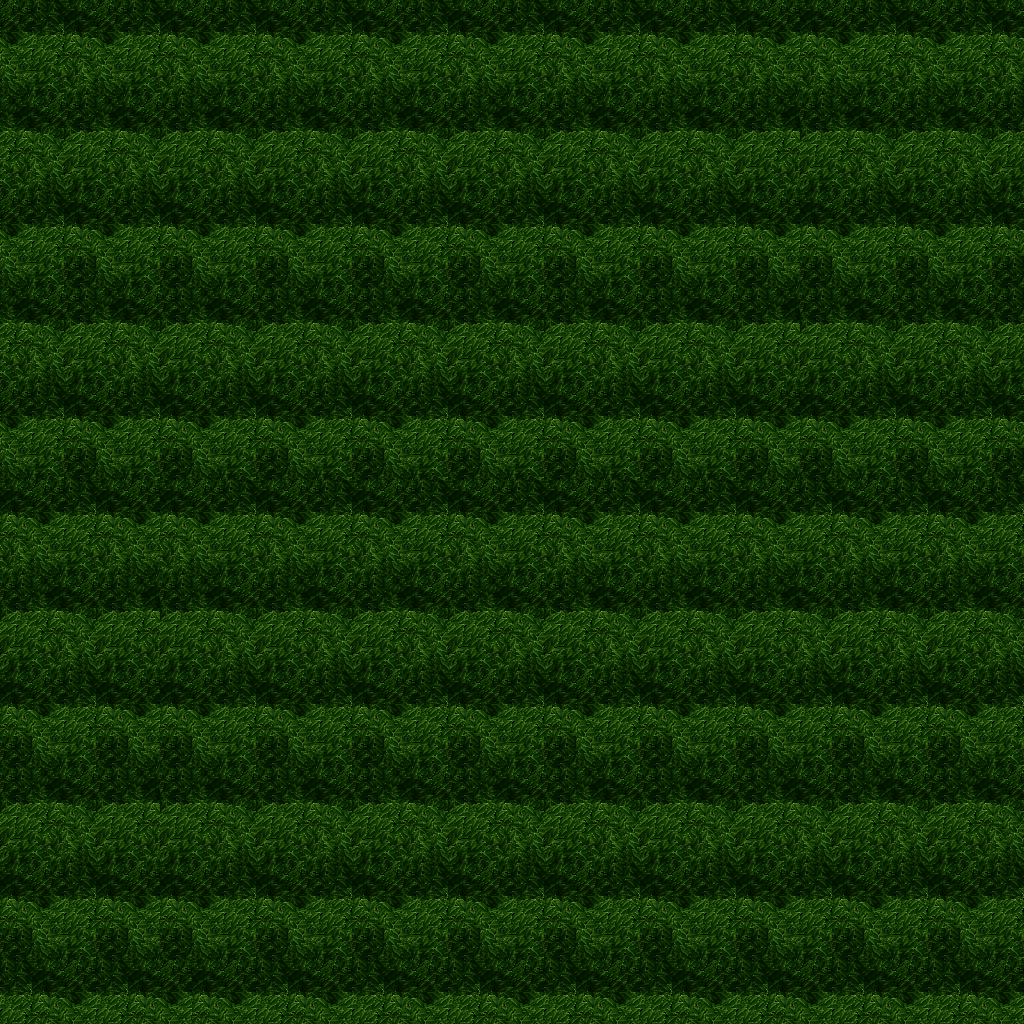

Rendered tile map (Tiled .tmx) drawn with the repository's tilesets; below, a short description and the map source with its tile grids summarised:
An orthogonal 32x32 tile map with 32x32 px tiles, 5 tile layers (Ground, Objects, Objects2, Above, ...), 1 hidden layer not drawn, 14 tilesets.

<map version="1.10" tiledversion="1.11.0" orientation="orthogonal" renderorder="right-down" width="32" height="32" tilewidth="32" tileheight="32" infinite="0" nextlayerid="11" nextobjectid="1">
 <tileset firstgid="1" name="ground_ground" tilewidth="32" tileheight="32" tilecount="33" columns="3">
  <image source="../drawable/ground_ground.png" width="96" height="352" />
 </tileset>
 <tileset firstgid="34" name="ground_water_pool" tilewidth="32" tileheight="32" tilecount="72" columns="3">
  <image source="../drawable/ground_water_pool.png" width="96" height="768" />
 </tileset>
 <tileset firstgid="106" name="plant_tree_tree_darkgreen" tilewidth="32" tileheight="32" tilecount="88" columns="8">
  <image source="../drawable/plant_tree_tree_darkgreen.png" width="256" height="352" />
 </tileset>
 <tileset firstgid="194" name="ground_grass_edges" tilewidth="32" tileheight="32" tilecount="36" columns="12">
  <image source="../drawable/ground_grass_edges.png" width="384" height="96" />
 </tileset>
 <tileset firstgid="230" name="ground_grass_corners" tilewidth="32" tileheight="32" tilecount="24" columns="6">
  <image source="../drawable/ground_grass_corners.png" width="192" height="128" />
 </tileset>
 <tileset firstgid="254" name="plant_grasses" tilewidth="32" tileheight="32" tilecount="6" columns="3">
  <image source="../drawable/plant_grasses.png" width="96" height="64" />
 </tileset>
 <tileset firstgid="260" name="plant_flower_daisy_yellow" tilewidth="32" tileheight="32" tilecount="8" columns="2">
  <image source="../drawable/plant_flower_daisy_yellow.png" width="64" height="128" />
 </tileset>
 <tileset firstgid="268" name="plant_flower_daisy_blue" tilewidth="32" tileheight="32" tilecount="8" columns="2">
  <image source="../drawable/plant_flower_daisy_blue.png" width="64" height="128" />
 </tileset>
 <tileset firstgid="276" name="logic_item_mushroom" tilewidth="32" tileheight="32" tilecount="6" columns="6">
  <image source="../drawable/logic_item_mushroom.png" width="192" height="32" />
 </tileset>
 <tileset firstgid="282" name="logic_item_resources" tilewidth="32" tileheight="32" tilecount="6" columns="6">
  <image source="../drawable/logic_item_resources.png" width="192" height="32" />
 </tileset>
 <tileset firstgid="288" name="logic_item_vegetable" tilewidth="32" tileheight="32" tilecount="16" columns="8">
  <image source="../drawable/logic_item_vegetable.png" width="256" height="64" />
 </tileset>
 <tileset firstgid="304" name="logic_creature_animal" tilewidth="32" tileheight="32" tilecount="32" columns="8">
  <image source="../drawable/logic_creature_animal.png" width="256" height="128" />
 </tileset>
 <tileset firstgid="336" name="logic_collision" tilewidth="32" tileheight="32" tilecount="1" columns="1">
  <image source="../drawable/logic_collision.png" width="32" height="32" />
 </tileset>
 <tileset firstgid="337" name="logic_item_herb" tilewidth="32" tileheight="32" tilecount="5" columns="5">
  <image source="../drawable/logic_item_herb.png" width="160" height="32" />
 </tileset>
 <layer id="1" name="Ground" width="32" height="32">
  <data>[1024 cells, 1024 non-empty, 1 distinct tile ids]</data>
 </layer>
 <layer id="2" name="Objects" width="32" height="32">
  <data>[1024 cells, 1024 non-empty, 18 distinct tile ids]</data>
 </layer>
 <layer id="3" name="Objects2" width="32" height="32">
  <data>[1024 cells, 0 non-empty, 0 distinct tile ids]</data>
 </layer>
 <layer id="4" name="Above" width="32" height="32">
  <data>[1024 cells, 0 non-empty, 0 distinct tile ids]</data>
 </layer>
 <layer id="5" name="Above2" width="32" height="32">
  <data>[1024 cells, 0 non-empty, 0 distinct tile ids]</data>
 </layer>
 <layer id="6" name="Walkable" width="32" height="32" visible="0">
  <data>[1024 cells, 1024 non-empty, 1 distinct tile ids]</data>
 </layer>
 <objectgroup id="7" name="Mapevents" />
 <objectgroup id="8" name="Spawn" />
 <objectgroup id="9" name="Keys" />
 <objectgroup id="10" name="Replace" />
</map>
